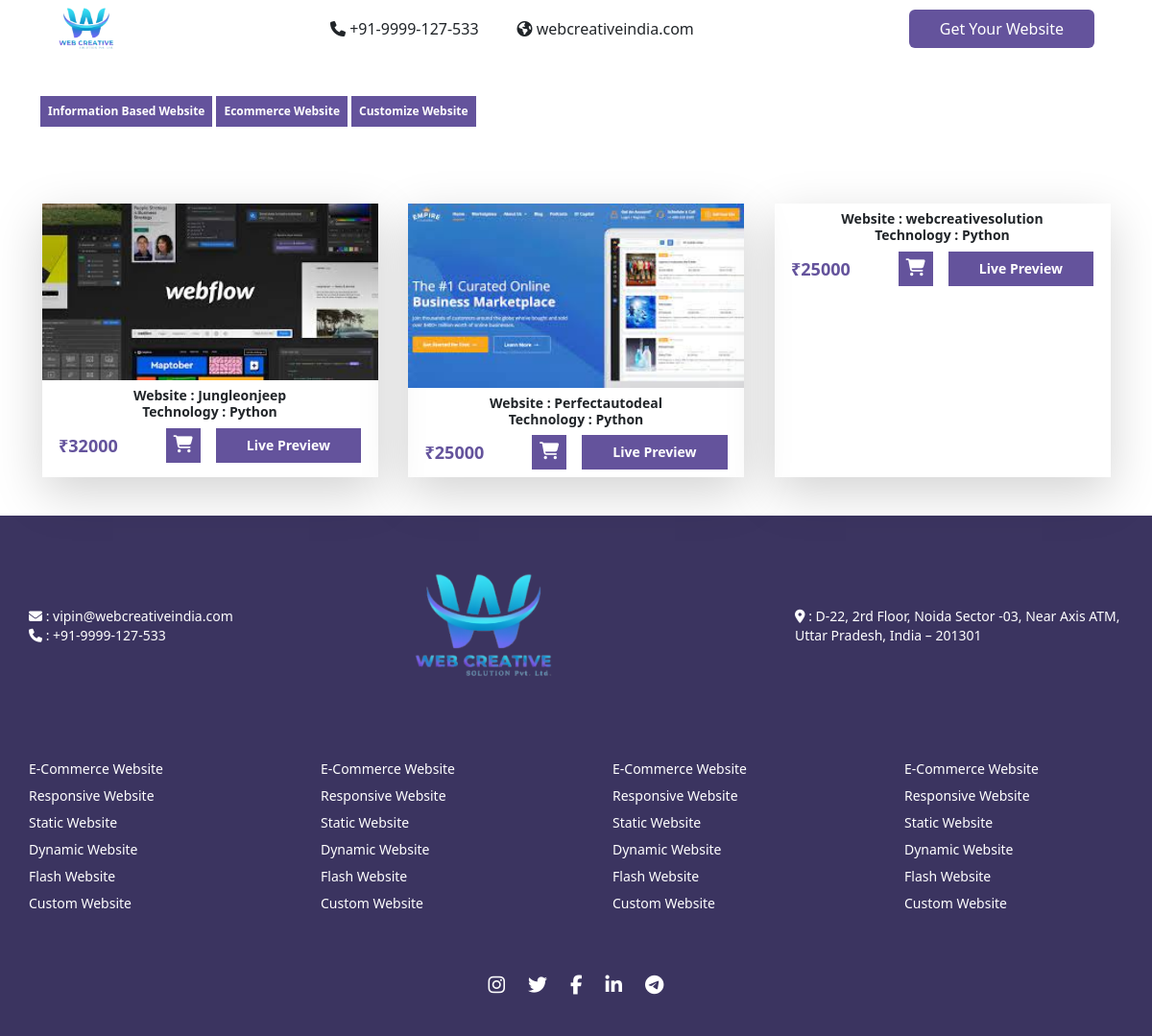
The page /buy/Information Based Website/ on the database its author committed.
### mainApp/models.py (models this page shows, shortened)
class Website_Category(models.Model):
    id=models.AutoField(primary_key=True)
    category=models.CharField(max_length=200)

class Product(models.Model):
    product_id=models.AutoField(primary_key=True)
    product_category=models.ForeignKey(Website_Category,on_delete=models.CASCADE)
    product_technology=models.ForeignKey(Website_Technology,on_delete=models.CASCADE)
    product_name=models.CharField(max_length=100)
    product_image=models.ImageField(upload_to="uploads",default='',null=True,blank=True)
    product_price=models.IntegerField()
    product_web_link=models.CharField(max_length=150,default='',null=True,blank=True)

class Website_Technology(models.Model):
    id=models.AutoField(primary_key=True)
    name=models.CharField(max_length=200)
    def __str__(self):
        return str(self.name)

### mainApp/views.py (the view)
# urls.py: path('buy/<str:category>/',views.shop),
def shop(Request,category):
    cat=Website_Category.objects.all()
    data=Product.objects.filter(product_category=Website_Category.objects.get(category=category))
    return render(Request,'buy.html',{'data':data,'cat':cat})

### mainApp/templates/buy.html (shortened to what this page needs)
{%extends 'index.html'%}
{%load static%}
{%block content %}
<section class="w-[100%] h-auto py-10">
  <div class="w-[93%] mx-auto flex flex-col-reverse gap-y-1 lg:gap-y-0 lg:flex-row justify-between">
    <div class="flex gap-1 lg:gap-4">
      {%for item in cat%}
      <a href="/buy/{{item.category}}" class="text-xs p-2 font-semibold bg-darkPurple text-white">
        <button type="submit">{{item.category}}</button>
      </a>
      {%endfor%}
      <a href="/customized-enquiry" class="text-xs p-2 font-semibold bg-darkPurple text-white">
        <button type="submit">Customize Website</button>
      </a>
    </div>
  </div>
</section>
<section class="w-[98%] mx-auto h-auto flex justify-evenly flex-wrap gap-y-10 py-10">
  {%for item in data%}
  <div class="shadow-lg hover:scale-[1.05] duration-200">
    <a href="/enquiry/{{item.product_id}}">
      <div class="object-cover">
        <img src={{item.product_image.url}} alt="" width="350px" />
      </div>
      <div class="text-sm font-semibold text-center py-2">
        <a href="">
          <h3>Website :<b> {{item.product_name}}</b></h3>
          <h3>Technology : <b>{{item.product_technology}}</b></h3>
        </a>
        <div class="flex justify-between w-[90%] mx-auto mt-2 items-center">
          <div>
            <span class="font-semibold text-darkPurple text-lg select-none">₹{{item.product_price}}</span>
          </div>
          <div class="flex gap-3">
            <a href="/enquiry/{{item.product_id}}" class="bg-darkPurple text-white p-2">
              <i class="fa fa-cart-shopping text-lg"></i>
            </a>
            <a href="//{{item.product_web_link}}" target="_blank">
              <button type="submit" class="px-8 py-2 bg-darkPurple text-white">
                Live Preview
              </button>
            </a>
          </div>
        </div>
      </div>
    </a>
  </div>
  {%endfor%}
</section>
{%endblock%}

### mainApp/static/assets/index-768f61da.css (style rules this page uses)
html { line-height: 1.5; -webkit-text-size-adjust: 100%; -moz-tab-size: 4; -o-tab-size: 4; tab-size: 4; font-family: ui-sans-serif, system-ui, -apple-system, BlinkMacSystemFont, Segoe UI, Roboto, Helvetica Neue, Arial, Noto Sans, sans-serif, "Apple Color Emoji", "Segoe UI Emoji", Segoe UI Symbol, "Noto Color Emoji"; font-feature-settings: normal; }
body { margin: 0; line-height: inherit; }
h1, h2, h3, h4, h5, h6 { font-size: inherit; font-weight: inherit; }
a { color: inherit; text-decoration: inherit; }
b, strong { font-weight: bolder; }
button, input, optgroup, select, textarea { font-family: inherit; font-size: 100%; font-weight: inherit; line-height: inherit; color: inherit; margin: 0; padding: 0; }
button, select { text-transform: none; }
button, [type="button"], [type="reset"], [type="submit"] { -webkit-appearance: button; background-color: transparent; background-image: none; }
blockquote, dl, dd, h1, h2, h3, h4, h5, h6, hr, figure, p, pre { margin: 0; }
button, [role="button"] { cursor: pointer; }
img, svg, video, canvas, audio, iframe, embed, object { display: block; vertical-align: middle; }
img, video { max-width: 100%; height: auto; }
.mx-auto { margin-left: auto; margin-right: auto; }
.flex { display: flex; }
.h-auto { height: auto; }
.w-\[100\%\] { width: 100%; }
.w-\[90\%\] { width: 90%; }
.flex-wrap { flex-wrap: wrap; }
.items-center { align-items: center; }
.justify-between { justify-content: space-between; }
.justify-evenly { justify-content: space-evenly; }
.gap-1 { gap: 0.25rem; }
.gap-3 { gap: 0.75rem; }
.bg-darkPurple { --tw-bg-opacity: 1; background-color: rgb(100 83 156 / var(--tw-bg-opacity)); }
.px-8 { padding-left: 2rem; padding-right: 2rem; }
.py-10 { padding-top: 2.5rem; padding-bottom: 2.5rem; }
.py-2 { padding-top: 0.5rem; padding-bottom: 0.5rem; }
.text-center { text-align: center; }
.text-lg { font-size: 1.125rem; line-height: 1.75rem; }
.text-sm { font-size: 0.875rem; line-height: 1.25rem; }
.font-semibold { font-weight: 600; }
.text-white { --tw-text-opacity: 1; color: rgb(255 255 255 / var(--tw-text-opacity)); }
.duration-200 { transition-duration: 0.2s; }
@media (min-width: 1024px) { .lg\:flex-row { flex-direction: row; } }
.mt-2 { margin-top: 0.5rem; }
.w-\[93\%\] { width: 93%; }
.w-\[98\%\] { width: 98%; }
.select-none { -webkit-user-select: none; -moz-user-select: none; user-select: none; }
.flex-col-reverse { flex-direction: column-reverse; }
.gap-y-1 { row-gap: 0.25rem; }
.gap-y-10 { row-gap: 2.5rem; }
.object-cover { -o-object-fit: cover; object-fit: cover; }
.p-2 { padding: 0.5rem; }
.text-xs { font-size: 0.75rem; line-height: 1rem; }
.text-darkPurple { --tw-text-opacity: 1; color: rgb(100 83 156 / var(--tw-text-opacity)); }
.shadow-lg { --tw-shadow: 0 10px 15px -3px rgb(0 0 0 / 0.1), 0 4px 6px -4px rgb(0 0 0 / 0.1); --tw-shadow-colored: 0 10px 15px -3px var(--tw-shadow-color), 0 4px 6px -4px var(--tw-shadow-color); box-shadow: var(--tw-ring-offset-shadow, 0 0 #0000), var(--tw-ring-shadow, 0 0 #0000), var(--tw-shadow); }
@media (min-width: 1024px) { .lg\:gap-4 { gap: 1rem; } }
@media (min-width: 1024px) { .lg\:gap-y-0 { row-gap: 0px; } }

### rows shown on the page
Website_Category: category "Information Based Website"
Website_Category: category "Ecommerce Website"
Product: product_image (picture), product_name "Jungleonjeep", product_technology "Python", product_price "32000"
Product: product_image (picture), product_name "Perfectautodeal", product_technology "Python", product_price "25000"
Product: product_name "webcreativesolution", product_technology "Python", product_price "25000"
